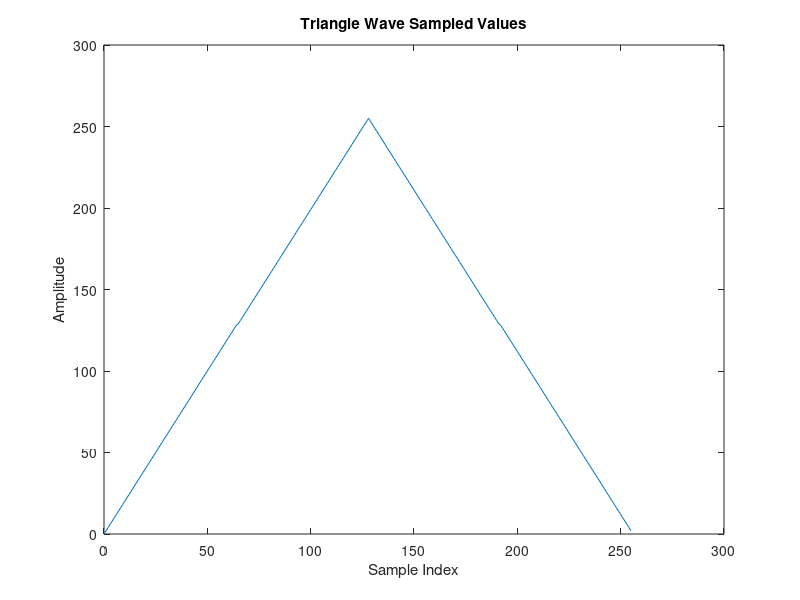
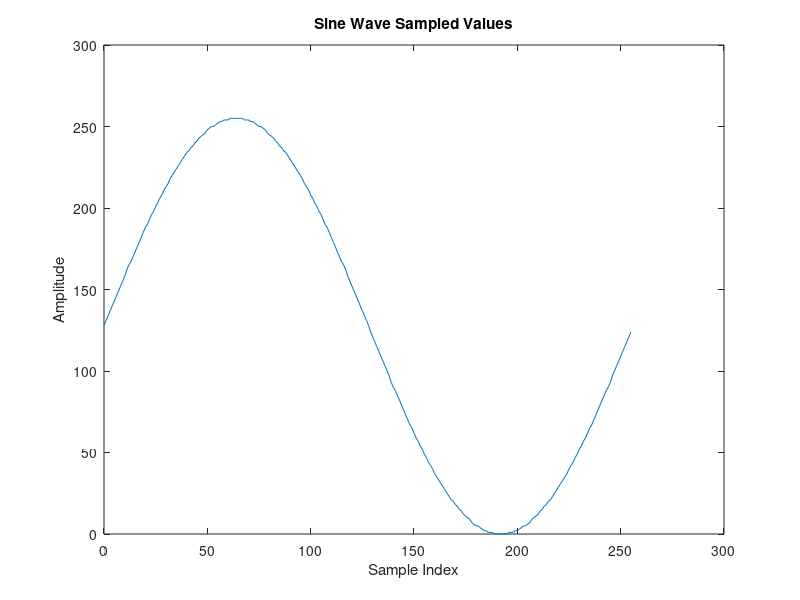
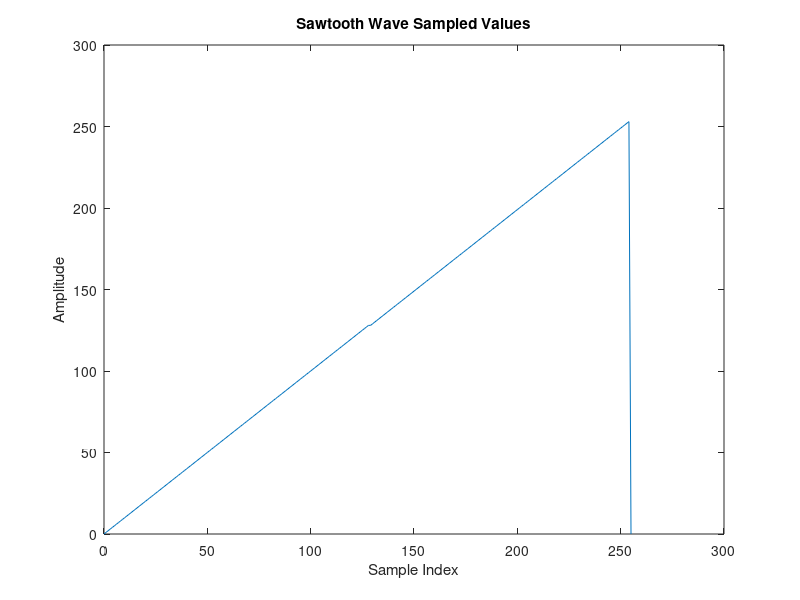

These figures' MATLAB source, in order:
clc; clearvars; clear

% Configuration: 8-bit resolution and sample count
bits = 8;
maxval = 2^bits - 1;    
samples = 2^bits;        

% Sample indices and normalized time over one period [0,1)
n = 0:(samples-1);
t = n / samples;

% TRIANGLE
tri_unit = zeros(size(t));
rising = t < 0.5;
tri_unit(rising) = 2 * t(rising);          % 0..1
tri_unit(~rising) = 2 * (1 - t(~rising));  % 1..0
y = round(tri_unit * maxval);
y = min(max(double(y), 0), maxval);
figure;
plot(n,y);
title('Triangle Wave Sampled Values');
xlabel('Sample Index');
ylabel('Amplitude');
fid = fopen('coefficients_trig.txt','w');
fprintf(fid,'memory_initialization_radix = 10;\nmemory_initialization_vector =\n(');
for i = 1:samples
    if i == samples
        fprintf(fid,'%d);', y(i));
    else
        fprintf(fid,'%d, ', y(i));
    end
    if mod(i,16)==0, fprintf(fid,'\n'); end
end
fclose(fid);

% SINE
sine_unit = 0.5 * (1 + sin(2*pi*n/samples));  % periodic on the sampled grid
y = round(sine_unit * maxval);
y = min(max(double(y), 0), maxval);
figure;
plot(n,y);
title('Sine Wave Sampled Values');
xlabel('Sample Index');
ylabel('Amplitude');
fid = fopen('coefficients_sin.txt','w');
fprintf(fid,'memory_initialization_radix = 10;\nmemory_initialization_vector =\n('); 

for i = 1:samples
    if i == samples
        fprintf(fid,'%d);', y(i));
    else
        fprintf(fid,'%d, ', y(i));
    end
    if mod(i,16)==0, fprintf(fid,'\n'); end
end
fclose(fid);

% SAWTOOTH
saw_vals = linspace(0, maxval, samples + 1); % includes both endpoints
saw_vals(end) = [];                           % drop duplicated endpoint
y = round(saw_vals);                          
y = min(max(double(y), 0), maxval);
y(end) = 0; % wrap
figure;
plot(n,y);
title('Sawtooth Wave Sampled Values');
xlabel('Sample Index');
ylabel('Amplitude');
fid = fopen('coefficients_saw.txt','w');
fprintf(fid,'memory_initialization_radix = 10;\nmemory_initialization_vector =\n(');
for i = 1:samples
    if i == samples
        fprintf(fid,'%d);', y(i));
    else
        fprintf(fid,'%d, ', y(i));
    end
    if mod(i,16)==0, fprintf(fid,'\n'); end
end
fclose(fid);

disp("DONE");
